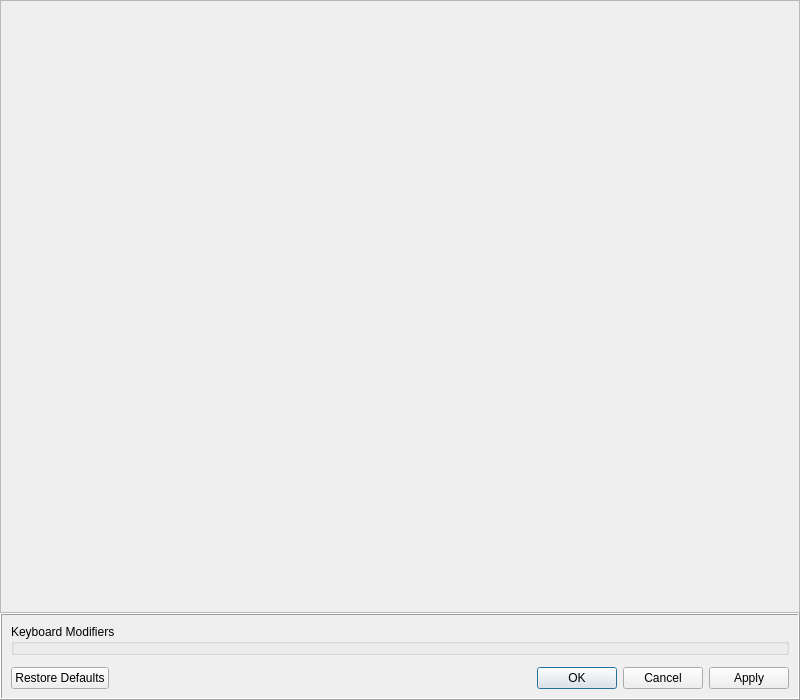
<?xml version="1.0" encoding="UTF-8"?>
<ui version="4.0">
 <class>ShortcutsEditor</class>
 <widget class="QMainWindow" name="ShortcutsEditor">
  <property name="geometry">
   <rect>
    <x>0</x>
    <y>0</y>
    <width>800</width>
    <height>700</height>
   </rect>
  </property>
  <property name="windowTitle">
   <string>Shortcuts Editor</string>
  </property>
  <widget class="QWidget" name="centralwidget">
   <layout class="QVBoxLayout" name="verticalLayout">
    <property name="spacing">
     <number>0</number>
    </property>
    <property name="leftMargin">
     <number>0</number>
    </property>
    <property name="topMargin">
     <number>0</number>
    </property>
    <property name="rightMargin">
     <number>0</number>
    </property>
    <property name="bottomMargin">
     <number>0</number>
    </property>
    <item>
     <widget class="QScrollArea" name="scrollArea_Shortcuts">
      <property name="sizePolicy">
       <sizepolicy hsizetype="MinimumExpanding" vsizetype="Expanding">
        <horstretch>0</horstretch>
        <verstretch>0</verstretch>
       </sizepolicy>
      </property>
      <property name="frameShadow">
       <enum>QFrame::Plain</enum>
      </property>
      <property name="lineWidth">
       <number>0</number>
      </property>
      <property name="widgetResizable">
       <bool>true</bool>
      </property>
      <widget class="QWidget" name="scrollAreaWidgetContents_Shortcuts">
       <property name="geometry">
        <rect>
         <x>0</x>
         <y>0</y>
         <width>794</width>
         <height>609</height>
        </rect>
       </property>
      </widget>
     </widget>
    </item>
    <item>
     <widget class="QFrame" name="frame_Bottom">
      <property name="frameShape">
       <enum>QFrame::Box</enum>
      </property>
      <property name="frameShadow">
       <enum>QFrame::Raised</enum>
      </property>
      <layout class="QVBoxLayout" name="verticalLayout_2">
       <property name="spacing">
        <number>12</number>
       </property>
       <item>
        <widget class="QGroupBox" name="groupBox_Modifiers">
         <property name="title">
          <string>Keyboard Modifiers</string>
         </property>
         <property name="flat">
          <bool>false</bool>
         </property>
         <property name="checkable">
          <bool>false</bool>
         </property>
        </widget>
       </item>
       <item>
        <widget class="QDialogButtonBox" name="buttonBox">
         <property name="standardButtons">
          <set>QDialogButtonBox::Apply|QDialogButtonBox::Cancel|QDialogButtonBox::Ok|QDialogButtonBox::RestoreDefaults</set>
         </property>
         <property name="centerButtons">
          <bool>false</bool>
         </property>
        </widget>
       </item>
      </layout>
     </widget>
    </item>
   </layout>
  </widget>
 </widget>
 <resources/>
 <connections/>
</ui>
